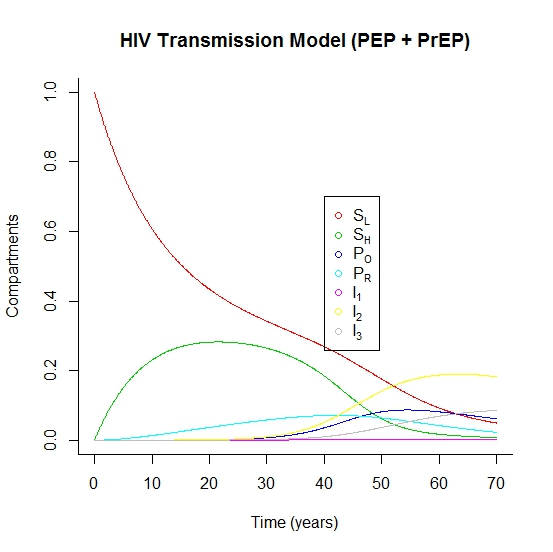

The R source for this figure:
library(deSolve)
sir <- function(time, state, parameters) {
  with(as.list(c(state, parameters)), {
    lambdaL = betaL * (theta1 * I1 + theta2 * I2 + theta3 * I3)/(SL+SH+PO+PR+I1+I2+I3)
    lambdaH = betaH * (theta1 * I1 + theta2 * I2 + theta3 * I3)/(SL+SH+PO+PR+I1+I2+I3)
    lambdaR = betaR * (theta1 * I1 + theta2 * I2 + theta3 * I3)/(SL+SH+PO+PR+I1+I2+I3)
    dSL <- Lambda * (SL+SH+PO+PR+I1+I2+I3) + WHL * SH + phiL * PO - (lambdaL + WLH + mu) * SL
    dSH <- WLH * SL + phiH * PO + phiR * PR - (lambdaH + WHL + tauR + mu) * SH
    dPO <- lambdaL * PL * SL + lambdaH * PH * SH - (sigmaO1 + phiL + phiH + WOR + mu) * PO
    dPR <- tauR * SH + WOR * PO - (lambdaR + phiR + mu) * PR
    dI1 <- lambdaL * (1 - PL) * SL + lambdaH * (1 - PH) * SH + sigmaO1 * PO + lambdaR *PR - (sigma12 + mu) * I1 
    dI2 <- sigma12 * I1 - (sigma23 + mu) * I2
    dI3 <- sigma23 * I2 - (mud + mu) * I3
    return(list(c(dSL, dSH, dPO, dPR, dI1, dI2, dI3)))
  })
}

init <- c(SL = 0.95, SH = 0.047, PO = 0, PR = 0, I1 = 0.0002, I2 = 0.0017, I3 = 0.0011)
parameters <- c(Lambda = 0.00817, mu = 0.00747, mud = 0.0909, WLH = 0.005, WHL = 0.095, WOR = 0.001, 
                sigmaO1 = 0.023, sigma12 = 8.67, sigma23 = 0.05, PL = 0.5, PH = 0.5, phiL = 0.05, phiH = 1/24, tauR = 0.01, phiR = 0.005,
                betaL = 0.25, betaH = 1.25, betaR = 0.125, theta1 = 1, theta2 = 0.43, theta3 = 1.5)
times <- seq(0, 70, by = 0.1)
out <- as.data.frame(ode(y = init, times = times, func = sir, parms = parameters))
out$time <- NULL
head(out, 10)

matplot(times, out, type = "l", xlab = "Time (years)", ylab = "Compartments", main = "HIV Transmission Model (PEP + PrEP)", lwd = 1, lty = 1, bty = "l", col = 2:8)
legend(40, 0.7, c(expression(S[L]), expression(S[H]), expression(P[O]), expression(P[R]), expression(I[1]), expression(I[2]), expression(I[3])), pch = 1, col = 2:8)
